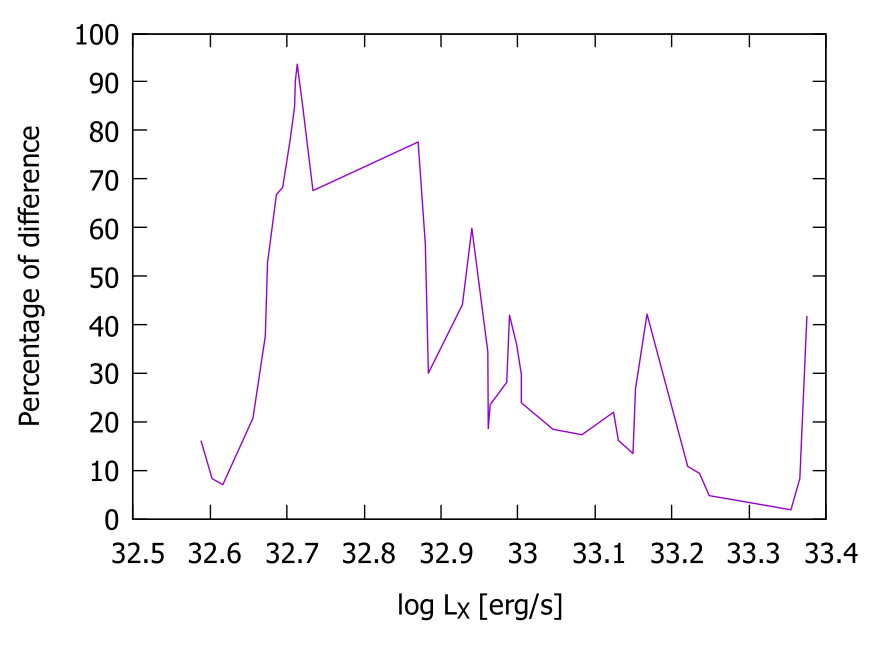

The script that drew this image:
#    
#    	G N U P L O T
#    	Version 6.0 patchlevel 2    last modified 2024-12-19 
#    
#    	Copyright (C) 1986-1993, 1998, 2004, 2007-2024
#    	Thomas Williams, Colin Kelley and many others
#    
#    	gnuplot home:     http://www.gnuplot.info
#    	faq, bugs, etc:   type "help FAQ"
#    	immediate help:   type "help"  (plot window: hit 'h')
# set terminal qt 0 font "Sans,10"
# set output
unset clip points
set clip one
unset clip two
unset clip radial
set errorbars front 1.000000 
set border 31 front lt black linewidth 1.000 dashtype solid
set cornerpoles
set zdata 
set ydata 
set xdata 
set y2data 
set x2data 
set boxwidth
set boxdepth 0
set style fill  empty border
set style rectangle back fc  bgnd fillstyle   solid 1.00 border lt -1
set style circle radius graph 0.02 
set style ellipse size graph 0.05, 0.03 angle 0 units xy
set dummy x, y
set format x "% h" 
set format y "% h" 
set format x2 "% h" 
set format y2 "% h" 
set format z "% h" 
set format cb "% h" 
set format r "% h" 
set ttics format "% h"
set timefmt "%d/%m/%y,%H:%M"
set angles radians
set tics back
unset grid
unset raxis
set theta counterclockwise right
set style parallel front  lt black linewidth 2.000 dashtype solid
set key notitle
set key fixed right top vertical Right noreverse enhanced autotitle nobox
set key noinvert samplen 4 spacing 1 width 0 height 0
set key maxcolumns 0 maxrows 0
set key noopaque
unset key
unset label
unset arrow
unset style line
unset style arrow
set style histogram clustered gap 2 title textcolor lt -1
unset object
unset walls
set style textbox  transparent margins  1.0,  1.0 border  lt -1 linewidth  1.0
set offsets 0, 0, 0, 0
set pointsize 1
set pointintervalbox 1
set encoding cp1251
unset parametric
unset polar
unset spiderplot
unset decimalsign
unset micro
unset minussign
set view 60, 30, 1, 1
set view azimuth 0
set rgbmax 255
set samples 100, 100
set isosamples 10, 10
set surface implicit
set surface
set mapping cartesian
set datafile separator whitespace
set datafile nocolumnheaders
unset hidden3d

unset contour
set cntrlabel  format '%8.3g' font '' start 5 interval 20
set cntrparam order 4
set cntrparam linear
set cntrparam levels 5
set cntrparam levels auto
set cntrparam firstlinetype 0 unsorted
set cntrparam points 5
set size ratio 0 1,1
set origin 0,0
set contourfill auto 5
set contourfill palette
set style data points
set style function lines
unset xzeroaxis
unset yzeroaxis
unset zzeroaxis
unset x2zeroaxis
unset y2zeroaxis
set xyplane relative 0.5
set tics scale  1, 0.5, 1, 1, 1
set mxtics default
set mytics default
set mztics default
set mx2tics default
set my2tics default
set mcbtics default
set mrtics default
set nomttics
set xtics border in scale 1,0.5 mirror norotate  autojustify
set xtics  norangelimit autofreq 
set ytics border in scale 1,0.5 mirror norotate  autojustify
set ytics  norangelimit autofreq 
set ztics border in scale 1,0.5 nomirror norotate  autojustify
set ztics  norangelimit autofreq 
unset x2tics
unset y2tics
set cbtics border in scale 1,0.5 mirror norotate  autojustify
set cbtics  norangelimit autofreq 
set rtics axis in scale 1,0.5 nomirror norotate  autojustify
set rtics  norangelimit autofreq 
unset ttics
set title "" 
set title  font "" textcolor lt -1 norotate
set timestamp bottom 
set timestamp "" 
set timestamp  font "" textcolor lt -1 norotate
set trange [ * : * ] noreverse nowriteback
set urange [ * : * ] noreverse nowriteback
set vrange [ * : * ] noreverse nowriteback
set xlabel "log L_X [erg/s]" 
set xlabel  font "" textcolor lt -1 norotate
set x2label "" 
set x2label  font "" textcolor lt -1 norotate
set xrange [ * : * ] noreverse writeback
set x2range [ * : * ] noreverse writeback
set ylabel "Percentage of difference" 
set ylabel  font "" textcolor lt -1 rotate
set y2label "" 
set y2label  font "" textcolor lt -1 rotate
set yrange [ * : * ] noreverse writeback
set y2range [ * : * ] noreverse writeback
set zlabel "" 
set zlabel  font "" textcolor lt -1 norotate
set zrange [ * : * ] noreverse writeback
set cblabel "" 
set cblabel  font "" textcolor lt -1 rotate
set cbrange [ * : * ] noreverse writeback
set rlabel "" 
set rlabel  font "" textcolor lt -1 norotate
set rrange [ * : * ] noreverse writeback
unset logscale
unset jitter
set zero 1e-08
set lmargin  -1
set bmargin  -1
set rmargin  -1
set tmargin  -1
set locale "Bulgarian_Bulgaria.1251"
set pm3d explicit at s
set pm3d scansautomatic
set pm3d interpolate 1,1 flush begin noftriangles noborder corners2color mean
set pm3d clip z 
set pm3d nolighting
set palette positive nops_allcF maxcolors 0 gamma 1.5 color model RGB 
set palette rgbformulae 7, 5, 15
set colorbox default
set colorbox vertical origin screen 0.9, 0.2 size screen 0.05, 0.6 front  noinvert bdefault
set style boxplot candles range  1.50 outliers pt 7 separation 1 labels auto unsorted
set chi_shapes fraction 0.60
set loadpath 
set fontpath
set psdir
set fit brief errorvariables nocovariancevariables errorscaling prescale nowrap v5
GNUTERM = "qt"
I = {0.0, 1.0}
VoxelDistance = 0.0
GridDistance = 0.0
## Last datafile plotted: "Petko.txt"
## Last plot command
plot "H6.txt" u 1:(100*(1-$2)) w l
#    EOF
